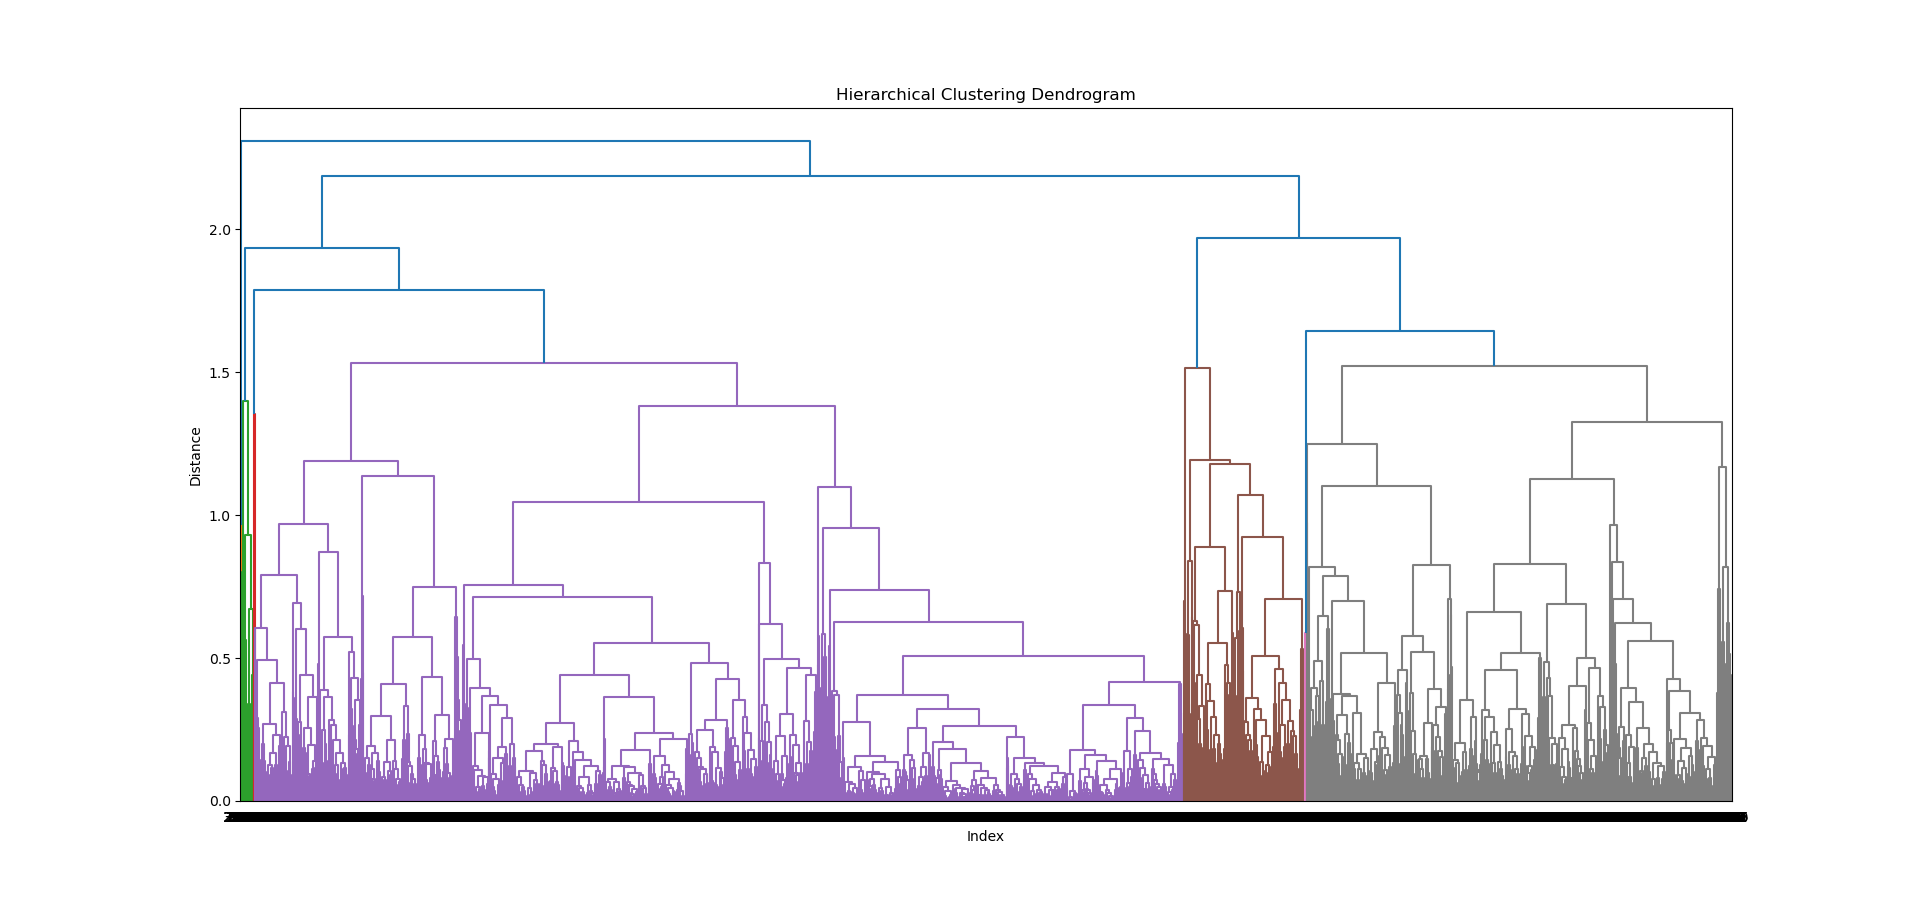

Python code for this plot:
# -*- coding: utf-8 -*-
"""
Created on Fri Jul  8 12:47:52 2022

@author: debna
"""

import pandas as pd
import matplotlib.pylab as plt
import numpy as np
import seaborn as sns

data = pd.read_excel("E:/Clustering/EastWestAirlines.xlsx",sheet_name= 1)

data.shape
data.info()
data.describe()
data. columns
##data Cleansing###
data = data. rename(columns ={'ID#': 'ID', 'Award?': 'Award'})
data. isna(). sum()
data. var()
data. var()==0
duplicate = data.duplicated()
duplicate
sum(duplicate)

data = data. drop(["ID"], axis=1)
sns. boxplot(data.Balance)

IQR = data['Balance'].quantile(0.75) - data['Balance'].quantile(0.25)
IQR
lower_limit = data['Balance'].quantile(0.25) - (IQR * 1.5)
lower_limit
upper_limit = data['Balance'].quantile(0.75) + (IQR * 1.5)
upper_limit

from feature_engine. outliers import Winsorizer


winsor = Winsorizer(capping_method = 'iqr',
                    tail = 'both',
                    fold = 1.5,
                    variables = ['Balance'])
data_t= winsor. fit_transform(data[['Balance']])
sns. boxplot(data_t.Balance)
winsor.left_tail_caps_, winsor.right_tail_caps_

sns. boxplot(data.Qual_miles)

IQR = data['Qual_miles'].quantile(0.75) - data['Qual_miles'].quantile(0.25)
IQR
lower_limit = data['Qual_miles'].quantile(0.25) - (IQR * 1.5)
lower_limit
upper_limit = data['Qual_miles'].quantile(0.75) + (IQR * 1.5)
upper_limit

winsor = Winsorizer(capping_method = 'iqr',
                    tail = 'both',
                    fold = 1.5,
                    variables = ['Qual_miles'])
data_Q= winsor. fit_transform(data[['Qual_miles']])
sns. boxplot(data_Q.Qual_miles)

data.describe()
def norm_func(i):
    x= (i- i.min())/ (i.max()-i.min())
    return(x)

data_norm = norm_func(data. iloc[:, 1:])
data_norm. describe()

from scipy. cluster. hierarchy import linkage, dendrogram

z = linkage(data_norm, method = "complete", metric = "euclidean")

plt.figure(figsize=(20, 9));plt.title('Hierarchical Clustering Dendrogram');plt.xlabel('Index');plt.ylabel('Distance')
dendrogram(z, 
    leaf_rotation = 0,
    leaf_font_size = 10
    )

from sklearn. cluster import AgglomerativeClustering

h_complete = AgglomerativeClustering(n_clusters=5, linkage = 'complete', affinity = "euclidean"). fit(data_norm)

h_complete. labels_

cluster_labels = pd. Series(h_complete.labels_)
data.head()
data['clust'] = cluster_labels
data = data.iloc[:,[11,0,1,2,3,4,5,6,7,8,9,10,]]
data.head()
data. iloc[:,0:]. groupby(data.clust). mean()
data. iloc[:,0:]. groupby(data.clust). std()
